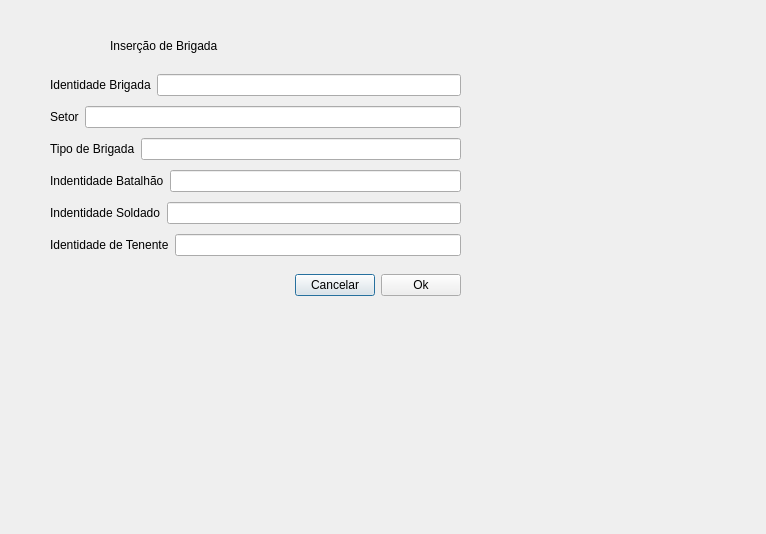
<?xml version="1.0" encoding="UTF-8"?>
<ui version="4.0">
 <class>WinInsercaoBrigada</class>
 <widget class="QDialog" name="WinInsercaoBrigada">
  <property name="geometry">
   <rect>
    <x>0</x>
    <y>0</y>
    <width>766</width>
    <height>534</height>
   </rect>
  </property>
  <property name="windowTitle">
   <string>Dialog</string>
  </property>
  <widget class="QLabel" name="label">
   <property name="geometry">
    <rect>
     <x>110</x>
     <y>36</y>
     <width>141</width>
     <height>20</height>
    </rect>
   </property>
   <property name="text">
    <string>Inserção de Brigada</string>
   </property>
  </widget>
  <widget class="QWidget" name="layoutWidget_2">
   <property name="geometry">
    <rect>
     <x>50</x>
     <y>270</y>
     <width>411</width>
     <height>31</height>
    </rect>
   </property>
   <layout class="QHBoxLayout" name="horizontalLayout_8">
    <item>
     <spacer name="horizontalSpacer">
      <property name="orientation">
       <enum>Qt::Horizontal</enum>
      </property>
      <property name="sizeHint" stdset="0">
       <size>
        <width>40</width>
        <height>20</height>
       </size>
      </property>
     </spacer>
    </item>
    <item>
     <widget class="QPushButton" name="Cancelar">
      <property name="text">
       <string>Cancelar</string>
      </property>
     </widget>
    </item>
    <item>
     <widget class="QPushButton" name="Ok">
      <property name="text">
       <string>Ok</string>
      </property>
     </widget>
    </item>
   </layout>
  </widget>
  <widget class="QWidget" name="layoutWidget">
   <property name="geometry">
    <rect>
     <x>50</x>
     <y>70</y>
     <width>411</width>
     <height>194</height>
    </rect>
   </property>
   <layout class="QVBoxLayout" name="verticalLayout">
    <item>
     <layout class="QHBoxLayout" name="horizontalLayout">
      <item>
       <widget class="QLabel" name="label_5">
        <property name="text">
         <string>Identidade Brigada</string>
        </property>
       </widget>
      </item>
      <item>
       <widget class="QLineEdit" name="lineEditBrigada"/>
      </item>
     </layout>
    </item>
    <item>
     <layout class="QHBoxLayout" name="horizontalLayout_2">
      <item>
       <widget class="QLabel" name="label_3">
        <property name="text">
         <string>Setor</string>
        </property>
       </widget>
      </item>
      <item>
       <widget class="QLineEdit" name="lineEditSetor"/>
      </item>
     </layout>
    </item>
    <item>
     <layout class="QHBoxLayout" name="horizontalLayout_3">
      <item>
       <widget class="QLabel" name="idade">
        <property name="text">
         <string>Tipo de Brigada</string>
        </property>
       </widget>
      </item>
      <item>
       <widget class="QLineEdit" name="lineEditTipoBrigada"/>
      </item>
     </layout>
    </item>
    <item>
     <layout class="QHBoxLayout" name="horizontalLayout_4">
      <item>
       <widget class="QLabel" name="datadenascimento">
        <property name="text">
         <string>Indentidade Batalhão</string>
        </property>
       </widget>
      </item>
      <item>
       <widget class="QLineEdit" name="lineEditIdentbatalhao"/>
      </item>
     </layout>
    </item>
    <item>
     <layout class="QHBoxLayout" name="horizontalLayout_6">
      <item>
       <widget class="QLabel" name="datadenascimento_2">
        <property name="text">
         <string>Indentidade Soldado</string>
        </property>
       </widget>
      </item>
      <item>
       <widget class="QLineEdit" name="lineEditSoldado"/>
      </item>
     </layout>
    </item>
    <item>
     <layout class="QHBoxLayout" name="horizontalLayout_5">
      <item>
       <widget class="QLabel" name="label_7">
        <property name="text">
         <string>Identidade de Tenente</string>
        </property>
       </widget>
      </item>
      <item>
       <widget class="QLineEdit" name="lineEditIdentTenente"/>
      </item>
     </layout>
    </item>
   </layout>
  </widget>
 </widget>
 <resources/>
 <connections/>
</ui>
